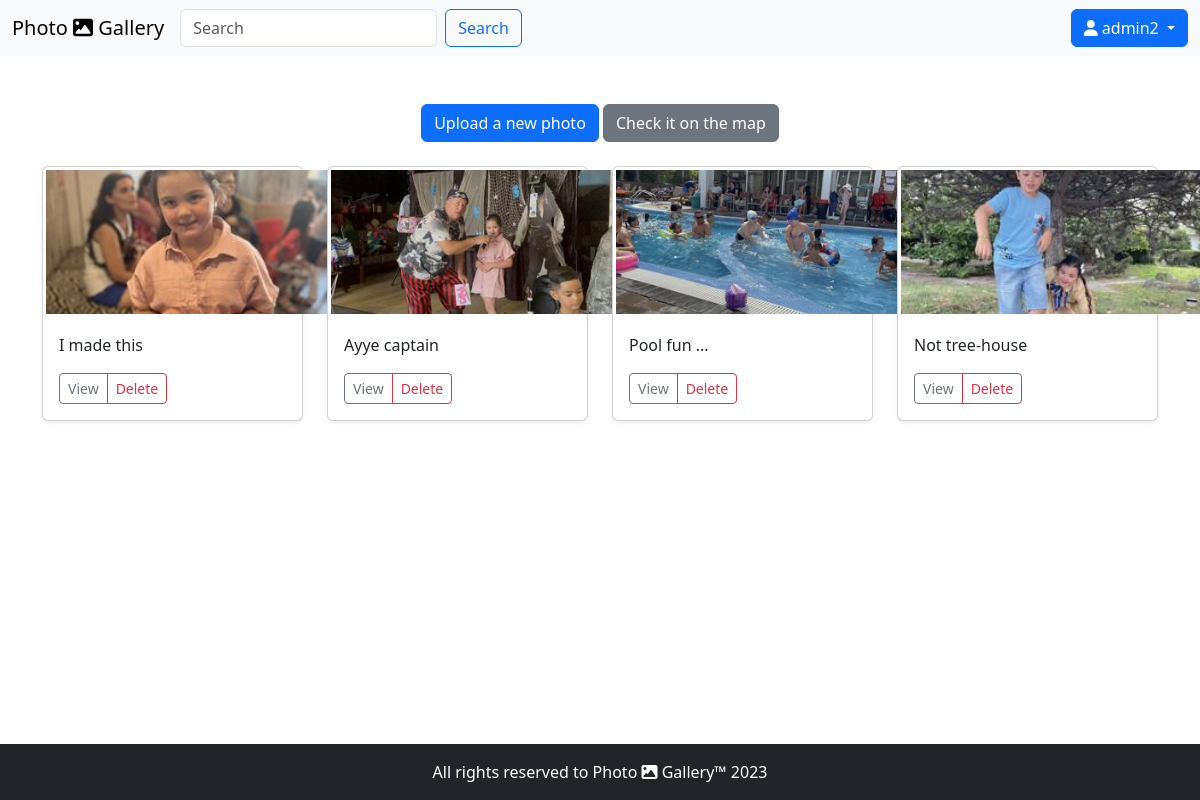
The page /album/1/ (signed in) on the database its author committed.
### base/models.py (models this page shows, shortened)
class Photo(models.Model):
    title = models.CharField(max_length=70)
    image = models.ImageField()
    date = models.DateField(auto_now_add=True)
    latitude = models.FloatField(blank=True, null=True)
    longitude = models.FloatField(blank=True, null=True)
    thumbnail = models.ImageField(blank=True, null=True)
    album = models.ForeignKey(Album, on_delete=models.CASCADE)

### base/views.py (the view)
# urls.py: path("album/<pk>/", views.album, name="album"),
@login_required(login_url="login")
def album(request, pk):
    album = Album.objects.get(id=pk)
    photos = album.photo_set.all()
    context = {"photos": photos, "album": album}
    return render(request, "album.html", context)

### templates/album.html (shortened to what this page needs)
{% extends "base.html" %}
{% load static %}
{% block content %}
    <div class="row text-center">
        <div class="col-lg-12">
            <a href="{% url 'upload' %}" class="btn btn-primary float-right mt-4">Upload a new photo</a>
            <a href="/map/{{ album.id }}/"
               class="btn btn-secondary float-right mt-4">Check it on the map</a>
        </div>
    </div>
    <div class="row">
        {% for photo in photos %}
            <div class="col-lg-3 col-md-6 col-sm-12 mt-4">
                <div class="card shadow-sm">
                    <a data-fancybox="gallery" href="{{ photo.image.url }}">
                        <img src="{{ photo.thumbnail.url }}"
                             width="305px"
                             height="150px"
                             alt="{{ photo.title }}"
                             style="object-fit:cover;
                                    padding:3px">
                    </a>
                    <div class="card-body">
                        <p class="card-text">{{ photo.title }}</p>
                        <div class="d-flex justify-content-between align-items-center">
                            <div class="btn-group">
                                <button type="button" class="btn btn-sm btn-outline-secondary">View</button>
                                <a href="/{{ photo.id }}/delete/" class="btn btn-sm btn-outline-danger">Delete</a>
                            </div>
                        </div>
                    </div>
                </div>
            </div>
        {% endfor %}
    </div>
{% endblock %}

### templates/base.html (shortened to what this page needs)
{% load static %}
<!DOCTYPE html>
<html lang="en">
    <head>
        <link rel="stylesheet"
              href="https://cdn.jsdelivr.net/npm/bootstrap@5.3.1/dist/css/bootstrap.min.css">
        <link rel="stylesheet"
              href="https://cdn.jsdelivr.net/npm/@fancyapps/ui@5.0/dist/fancybox/fancybox.css" />
        <link rel="stylesheet"
              href="https://unpkg.com/leaflet@1.9.4/dist/leaflet.css"
 />
        <link rel="stylesheet"
              href="https://cdnjs.cloudflare.com/ajax/libs/font-awesome/6.4.2/css/all.min.css"
 />
    </head>
    <body class="d-flex flex-column h-100">
        <nav class="navbar navbar-expand-lg bg-light">
            <div class="container-fluid">
                <div class="collapse navbar-collapse" id="navbarTogglerDemo01">
                    <a class="navbar-brand" href="{% url 'index' %}">Photo <i class="fa-solid fa-image"></i> Gallery</a>
                    {% if user.is_authenticated %}
                        <ul class="navbar-nav me-auto mb-2 mb-lg-0">
                            <form class="d-flex d-inline">
                                <input class="form-control me-2 w-100" type="search" placeholder="Search" aria-label="Search">
                                <button class="btn btn-outline-primary" type="submit">Search</button>
                            </form>
                        </ul>
                        <div class="btn-group">
                            <button type="button" class="btn btn-primary dropdown-toggle" data-bs-toggle="dropdown" aria-expanded="false">
                                <i class="fa-solid fa-user"> </i>  {{ user.username }}
                            </button>
                        </div>
                    {% endif %}
                </div>
            </div>
        </nav>
        <main class="flex-shrink-0">
            <br>
            <div class="container">
                {% block content %}{% endblock %}
            </div>
        </main>
        <br>
        <footer class="footer fixed-bottom mb-auto py-3 bg-dark text-white">
            <div class="container text-center">
                <span class="text-white ">All rights reserved to Photo <i class="fa-solid fa-image"></i>
                {% if year == "2023" %}
                Gallery&trade; 2023-{{ year }}</span>
                {% else %}
                Gallery&trade; 2023</span>
                {% endif %}
            </div>
        </footer>
    </body>
</html>

### rows shown on the page
Photo: thumbnail (picture), title "I made this"
Photo: thumbnail (picture), title "Ayye captain"
Photo: thumbnail (picture), title "Pool fun ..."
Photo: thumbnail (picture), title "Not tree-house"

### other values the page prints
{{ user.username }} "admin2"
